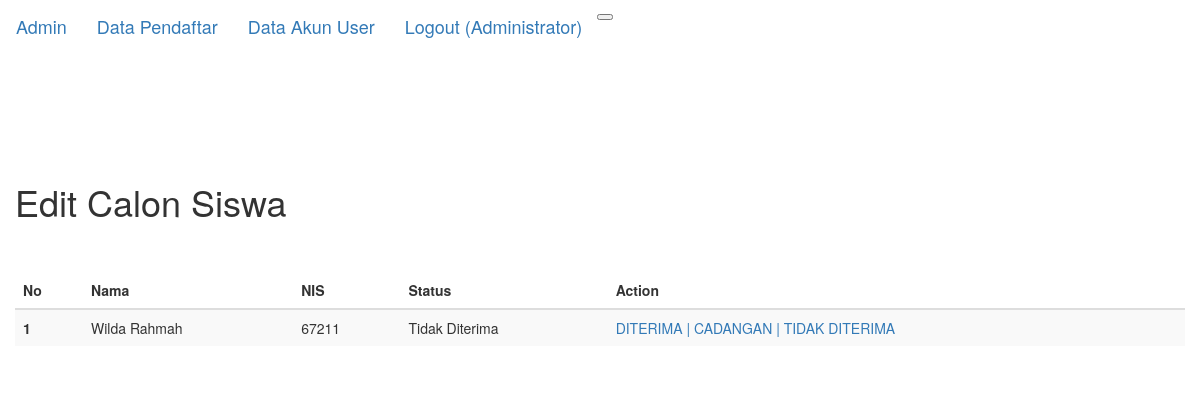
Page /editstatus.php?id=21 (signed in) on the committed database.
### tables this page shows
CREATE TABLE `peserta` (
  `id` int(11) NOT NULL,
  `user_id` int(11) NOT NULL,
  `nis` int(11) NOT NULL,
  `nama` varchar(50) NOT NULL,
  `jk` varchar(20) NOT NULL,
  `ttl` varchar(50) NOT NULL,
  `alamat` text NOT NULL,
  `email` varchar(30) NOT NULL,
  `telp` varchar(20) NOT NULL,
  `nama_ortu` varchar(50) NOT NULL,
  `pekerjaan_ortu` varchar(50) NOT NULL,
  `asal_sekolah` varchar(50) NOT NULL,
  `foto` text NOT NULL,
  `NA` int(5) DEFAULT 0,
  `status` varchar(50) NOT NULL
);

### editstatus.php (the view, shortened to what this page needs)
<?php
include('koneksi.php');
?>
<!DOCTYPE html>
<html>
<head>
    <link rel="stylesheet" href="css/bootstrap.css" type="text/css">
    <link rel="stylesheet" type="text/css" href="css/bootstrap.min.css">
</head>
<body>
    <nav class="navbar fixed-top navbar-expand-lg  navbar-dark bg-dark">
        <a class="navbar-brand" href="admin.php">Admin</a>
        <a class="navbar-brand" href="data_calon.php">Data Pendaftar</a>
        <a class="navbar-brand" href="akun.php">Data Akun User</a>
        <button class="navbar-toggler" type="button" data-toggle="collapse" data-target="#navbarNavDropdown"
            aria-controls="navbarNavDropdown" aria-expanded="false" aria-label="Toggle navigation">
        </button>
        <a class="navbar-brand" href="logout.php">
            Logout (<?=$_SESSION['level'];?>)
        </a>
    </nav>
    <div class="container" style="padding-top: 70px">
        <div class="row">
            <div class="col-sm" style="padding-top: 20px">
                <h1> Edit Calon Siswa</h1>
                <br>
                <br>
                <?php if(!isset($_GET['aksi']) && !isset($_GET['view'])&& $_SESSION['level']=='Administrator' )
{ ?>
                <table class="table table-striped">
                    <thead>
                        <tr>
                            <th scope="col">No</th>
                            <th scope="col">Nama</th>
                            <th scope="col">NIS</th>
                            <th scope="col">Status</th>
                            <th scope="col">Action</th>
                        </tr>
                    </thead>
                    <?php
  	$no=1;
    $tampil = mysqli_query($db, "SELECT * FROM peserta WHERE id='$_GET[id]'");
  	while ($data=mysqli_fetch_array($tampil)){
  ?>
                    <tbody>
                        <tr>
                            <th scope="row"><?php echo $no ?></th>
                            <td><?php echo $data['nama'];?></td>
                            <td><?php echo $data['nis'];?></td>
                            <td><?php echo $data['status'];?></td>
                            <td>    <a href="?page=editstatus&aksi=terima&id=<?php echo $data['id']?>">DITERIMA |
                                    <a href="?page=editstatus&aksi=cad&id=<?php echo $data['id']?>">CADANGAN |
                                    <a href="?page=editstatus&aksi=tidak&id=<?php echo $data['id']?>">TIDAK DITERIMA</td>
                        </tr>
                    </tbody>
                    <?php
	$no++;
	}
  ?>
                </table>
                <?php
}
?>
</body>
</html>

### rows in the picture
peserta: nama "Wilda Rahmah", nis "67211", status "Tidak Diterima"

### other values in the picture
$_SESSION['level'] "Administrator"
